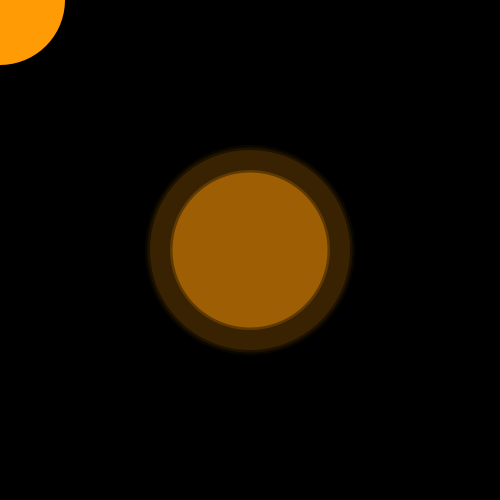
Frame 1 (no input)
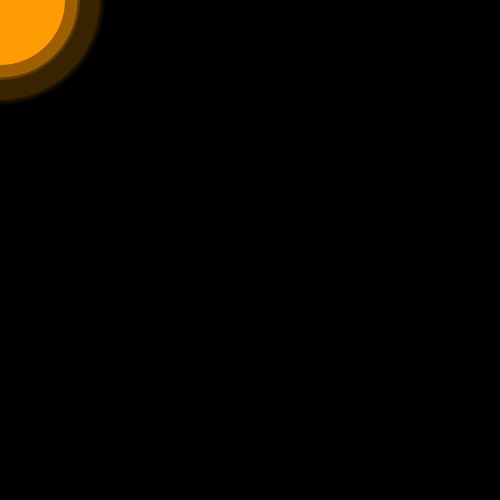
Frame 60 (the mouse pressed at the canvas centre just before this capture)
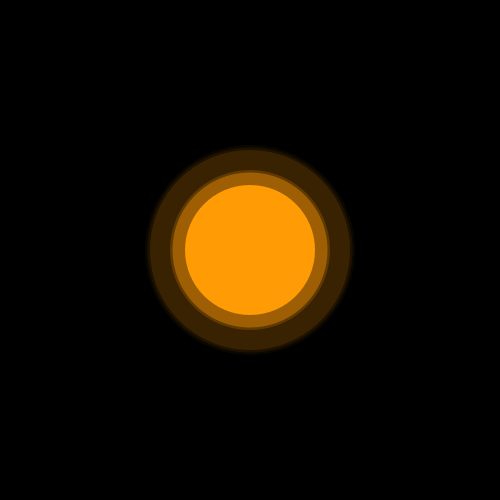
Frame 120 (the mouse held since frame 60 and released just before this capture)

The Processing sketch that drew these frames (run headless with seeded random() and noise(); from frame 60 on, the mouse is pressed at the canvas centre):

// Processing sketch: Orb_Test
// ── Orb_Test.pde
/*

 Orb Test
 
 Test orb visual
 
 Ryan Maksyimc
 
 Created on October 9, 2014
 
 Modified on:
 * 
 
 References:
 * 
 
 */


int x;
int y;

//int xUpdate;

int xPrev1;
int yPrev1;

int xPrev2;
int yPrev2;

color col;


void setup()
{
  size(500, 500);
  noStroke();

  x = width/2;
  y = height/2;

  //xUpdate = 2;

  xPrev1 = x;
  yPrev1 = y;

  xPrev2 = xPrev1;
  yPrev2 = yPrev1;
  
  col = color(255, 155, 5);
}


void draw()
{
  background(0);

  x = mouseX;
  y = mouseY;

  fill(col, 255);
  ellipse(x, y, 130, 130);

  fill(col, 100);
  ellipse(xPrev1, yPrev1, 155, 155);
  fill(col, 50);
  ellipse(xPrev1, yPrev1, 160, 160);

  fill(col, 30);
  ellipse(xPrev2, yPrev2, 200, 200);
  fill(col, 20);
  ellipse(xPrev2, yPrev2, 205, 205);
  fill(col, 10);
  ellipse(xPrev2, yPrev2, 210, 210);

  xPrev2 = xPrev1;
  yPrev2 = yPrev1;

  xPrev1 = x;
  yPrev1 = y;

  /*
  if (x > 350)
   {
   xUpdate = -2;
   }
   
   if (x < 150)
   {
   xUpdate = 2;
   }
   
   x += xUpdate;
   */
}
